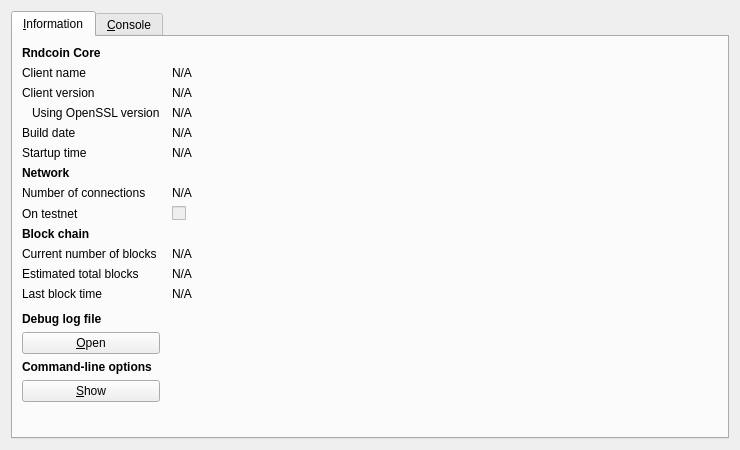
<?xml version="1.0" encoding="UTF-8"?>
<ui version="4.0">
 <class>RPCConsole</class>
 <widget class="QDialog" name="RPCConsole">
  <property name="geometry">
   <rect>
    <x>0</x>
    <y>0</y>
    <width>740</width>
    <height>450</height>
   </rect>
  </property>
  <property name="windowTitle">
   <string>Rndcoin - Debug window</string>
  </property>
  <layout class="QVBoxLayout" name="verticalLayout_2">
   <item>
    <widget class="QTabWidget" name="tabWidget">
     <property name="currentIndex">
      <number>0</number>
     </property>
     <widget class="QWidget" name="tab_info">
      <attribute name="title">
       <string>&amp;Information</string>
      </attribute>
      <layout class="QGridLayout" name="gridLayout" columnstretch="0,1">
       <property name="horizontalSpacing">
        <number>12</number>
       </property>
       <item row="0" column="0">
        <widget class="QLabel" name="label_9">
         <property name="font">
          <font>
           <weight>75</weight>
           <bold>true</bold>
          </font>
         </property>
         <property name="text">
          <string>Rndcoin Core</string>
         </property>
        </widget>
       </item>
       <item row="1" column="0">
        <widget class="QLabel" name="label_5">
         <property name="text">
          <string>Client name</string>
         </property>
        </widget>
       </item>
       <item row="1" column="1">
        <widget class="QLabel" name="clientName">
         <property name="cursor">
          <cursorShape>IBeamCursor</cursorShape>
         </property>
         <property name="text">
          <string>N/A</string>
         </property>
         <property name="textFormat">
          <enum>Qt::PlainText</enum>
         </property>
         <property name="textInteractionFlags">
          <set>Qt::LinksAccessibleByMouse|Qt::TextSelectableByKeyboard|Qt::TextSelectableByMouse</set>
         </property>
        </widget>
       </item>
       <item row="2" column="0">
        <widget class="QLabel" name="label_6">
         <property name="text">
          <string>Client version</string>
         </property>
        </widget>
       </item>
       <item row="2" column="1">
        <widget class="QLabel" name="clientVersion">
         <property name="cursor">
          <cursorShape>IBeamCursor</cursorShape>
         </property>
         <property name="text">
          <string>N/A</string>
         </property>
         <property name="textFormat">
          <enum>Qt::PlainText</enum>
         </property>
         <property name="textInteractionFlags">
          <set>Qt::LinksAccessibleByMouse|Qt::TextSelectableByKeyboard|Qt::TextSelectableByMouse</set>
         </property>
        </widget>
       </item>
       <item row="3" column="0">
        <widget class="QLabel" name="label_14">
         <property name="text">
          <string>Using OpenSSL version</string>
         </property>
         <property name="indent">
          <number>10</number>
         </property>
        </widget>
       </item>
       <item row="3" column="1">
        <widget class="QLabel" name="openSSLVersion">
         <property name="cursor">
          <cursorShape>IBeamCursor</cursorShape>
         </property>
         <property name="text">
          <string>N/A</string>
         </property>
         <property name="textFormat">
          <enum>Qt::PlainText</enum>
         </property>
         <property name="textInteractionFlags">
          <set>Qt::LinksAccessibleByMouse|Qt::TextSelectableByKeyboard|Qt::TextSelectableByMouse</set>
         </property>
        </widget>
       </item>
       <item row="4" column="0">
        <widget class="QLabel" name="label_12">
         <property name="text">
          <string>Build date</string>
         </property>
        </widget>
       </item>
       <item row="4" column="1">
        <widget class="QLabel" name="buildDate">
         <property name="cursor">
          <cursorShape>IBeamCursor</cursorShape>
         </property>
         <property name="text">
          <string>N/A</string>
         </property>
         <property name="textFormat">
          <enum>Qt::PlainText</enum>
         </property>
         <property name="textInteractionFlags">
          <set>Qt::LinksAccessibleByMouse|Qt::TextSelectableByKeyboard|Qt::TextSelectableByMouse</set>
         </property>
        </widget>
       </item>
       <item row="5" column="0">
        <widget class="QLabel" name="label_13">
         <property name="text">
          <string>Startup time</string>
         </property>
        </widget>
       </item>
       <item row="5" column="1">
        <widget class="QLabel" name="startupTime">
         <property name="cursor">
          <cursorShape>IBeamCursor</cursorShape>
         </property>
         <property name="text">
          <string>N/A</string>
         </property>
         <property name="textFormat">
          <enum>Qt::PlainText</enum>
         </property>
         <property name="textInteractionFlags">
          <set>Qt::LinksAccessibleByMouse|Qt::TextSelectableByKeyboard|Qt::TextSelectableByMouse</set>
         </property>
        </widget>
       </item>
       <item row="6" column="0">
        <widget class="QLabel" name="label_11">
         <property name="font">
          <font>
           <weight>75</weight>
           <bold>true</bold>
          </font>
         </property>
         <property name="text">
          <string>Network</string>
         </property>
        </widget>
       </item>
       <item row="7" column="0">
        <widget class="QLabel" name="label_7">
         <property name="text">
          <string>Number of connections</string>
         </property>
        </widget>
       </item>
       <item row="7" column="1">
        <widget class="QLabel" name="numberOfConnections">
         <property name="cursor">
          <cursorShape>IBeamCursor</cursorShape>
         </property>
         <property name="text">
          <string>N/A</string>
         </property>
         <property name="textFormat">
          <enum>Qt::PlainText</enum>
         </property>
         <property name="textInteractionFlags">
          <set>Qt::LinksAccessibleByMouse|Qt::TextSelectableByKeyboard|Qt::TextSelectableByMouse</set>
         </property>
        </widget>
       </item>
       <item row="8" column="0">
        <widget class="QLabel" name="label_8">
         <property name="text">
          <string>On testnet</string>
         </property>
        </widget>
       </item>
       <item row="8" column="1">
        <widget class="QCheckBox" name="isTestNet">
         <property name="enabled">
          <bool>false</bool>
         </property>
         <property name="text">
          <string/>
         </property>
        </widget>
       </item>
       <item row="9" column="0">
        <widget class="QLabel" name="label_10">
         <property name="font">
          <font>
           <weight>75</weight>
           <bold>true</bold>
          </font>
         </property>
         <property name="text">
          <string>Block chain</string>
         </property>
        </widget>
       </item>
       <item row="10" column="0">
        <widget class="QLabel" name="label_3">
         <property name="text">
          <string>Current number of blocks</string>
         </property>
        </widget>
       </item>
       <item row="10" column="1">
        <widget class="QLabel" name="numberOfBlocks">
         <property name="cursor">
          <cursorShape>IBeamCursor</cursorShape>
         </property>
         <property name="text">
          <string>N/A</string>
         </property>
         <property name="textFormat">
          <enum>Qt::PlainText</enum>
         </property>
         <property name="textInteractionFlags">
          <set>Qt::LinksAccessibleByMouse|Qt::TextSelectableByKeyboard|Qt::TextSelectableByMouse</set>
         </property>
        </widget>
       </item>
       <item row="11" column="0">
        <widget class="QLabel" name="label_4">
         <property name="text">
          <string>Estimated total blocks</string>
         </property>
        </widget>
       </item>
       <item row="11" column="1">
        <widget class="QLabel" name="totalBlocks">
         <property name="cursor">
          <cursorShape>IBeamCursor</cursorShape>
         </property>
         <property name="text">
          <string>N/A</string>
         </property>
         <property name="textFormat">
          <enum>Qt::PlainText</enum>
         </property>
         <property name="textInteractionFlags">
          <set>Qt::LinksAccessibleByMouse|Qt::TextSelectableByKeyboard|Qt::TextSelectableByMouse</set>
         </property>
        </widget>
       </item>
       <item row="12" column="0">
        <widget class="QLabel" name="label_2">
         <property name="text">
          <string>Last block time</string>
         </property>
        </widget>
       </item>
       <item row="12" column="1">
        <widget class="QLabel" name="lastBlockTime">
         <property name="cursor">
          <cursorShape>IBeamCursor</cursorShape>
         </property>
         <property name="text">
          <string>N/A</string>
         </property>
         <property name="textFormat">
          <enum>Qt::PlainText</enum>
         </property>
         <property name="textInteractionFlags">
          <set>Qt::LinksAccessibleByMouse|Qt::TextSelectableByKeyboard|Qt::TextSelectableByMouse</set>
         </property>
        </widget>
       </item>
       <item row="13" column="0">
        <spacer name="verticalSpacer_2">
         <property name="orientation">
          <enum>Qt::Vertical</enum>
         </property>
         <property name="sizeHint" stdset="0">
          <size>
           <width>20</width>
           <height>20</height>
          </size>
         </property>
        </spacer>
       </item>
       <item row="14" column="0">
        <widget class="QLabel" name="labelDebugLogfile">
         <property name="font">
          <font>
           <weight>75</weight>
           <bold>true</bold>
          </font>
         </property>
         <property name="text">
          <string>Debug log file</string>
         </property>
        </widget>
       </item>
       <item row="15" column="0">
        <widget class="QPushButton" name="openDebugLogfileButton">
         <property name="toolTip">
          <string>Open the Rndcoin debug log file from the current data directory. This can take a few seconds for large log files.</string>
         </property>
         <property name="text">
          <string>&amp;Open</string>
         </property>
         <property name="autoDefault">
          <bool>false</bool>
         </property>
        </widget>
       </item>
       <item row="16" column="0">
        <widget class="QLabel" name="labelCLOptions">
         <property name="font">
          <font>
           <weight>75</weight>
           <bold>true</bold>
          </font>
         </property>
         <property name="text">
          <string>Command-line options</string>
         </property>
        </widget>
       </item>
       <item row="17" column="0">
        <widget class="QPushButton" name="showCLOptionsButton">
         <property name="toolTip">
          <string>Show the Rndcoin-Qt help message to get a list with possible Rndcoin command-line options.</string>
         </property>
         <property name="text">
          <string>&amp;Show</string>
         </property>
         <property name="autoDefault">
          <bool>false</bool>
         </property>
        </widget>
       </item>
       <item row="18" column="0">
        <spacer name="verticalSpacer">
         <property name="orientation">
          <enum>Qt::Vertical</enum>
         </property>
         <property name="sizeHint" stdset="0">
          <size>
           <width>20</width>
           <height>40</height>
          </size>
         </property>
        </spacer>
       </item>
      </layout>
     </widget>
     <widget class="QWidget" name="tab_console">
      <attribute name="title">
       <string>&amp;Console</string>
      </attribute>
      <layout class="QVBoxLayout" name="verticalLayout_3">
       <property name="spacing">
        <number>3</number>
       </property>
       <item>
        <widget class="QTextEdit" name="messagesWidget">
         <property name="minimumSize">
          <size>
           <width>0</width>
           <height>100</height>
          </size>
         </property>
         <property name="readOnly">
          <bool>true</bool>
         </property>
         <property name="tabKeyNavigation" stdset="0">
          <bool>false</bool>
         </property>
         <property name="columnCount" stdset="0">
          <number>2</number>
         </property>
        </widget>
       </item>
       <item>
        <layout class="QHBoxLayout" name="horizontalLayout">
         <property name="spacing">
          <number>3</number>
         </property>
         <item>
          <widget class="QLabel" name="label">
           <property name="text">
            <string notr="true">&gt;</string>
           </property>
          </widget>
         </item>
         <item>
          <widget class="QLineEdit" name="lineEdit"/>
         </item>
         <item>
          <widget class="QPushButton" name="clearButton">
           <property name="maximumSize">
            <size>
             <width>24</width>
             <height>24</height>
            </size>
           </property>
           <property name="toolTip">
            <string>Clear console</string>
           </property>
           <property name="text">
            <string/>
           </property>
           <property name="icon">
            <iconset resource="../bitcoin.qrc">
             <normaloff>:/icons/remove</normaloff>:/icons/remove</iconset>
           </property>
           <property name="shortcut">
            <string notr="true">Ctrl+L</string>
           </property>
           <property name="autoDefault">
            <bool>false</bool>
           </property>
          </widget>
         </item>
        </layout>
       </item>
      </layout>
     </widget>
    </widget>
   </item>
  </layout>
 </widget>
 <resources>
  <include location="../bitcoin.qrc"/>
 </resources>
 <connections/>
</ui>
